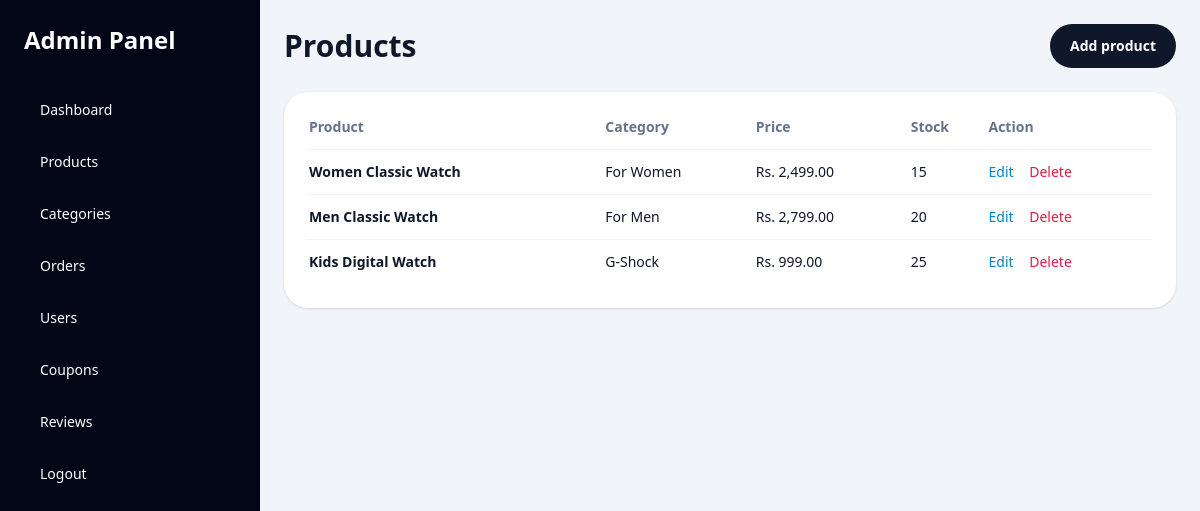
Screenshot of /admin/manage_products.php (signed in) with the database file from the repository.
### tables this page shows
CREATE TABLE IF NOT EXISTS products (
  id INT UNSIGNED AUTO_INCREMENT PRIMARY KEY,
  name VARCHAR(190) NOT NULL,
  description TEXT DEFAULT NULL,
  category_id INT UNSIGNED DEFAULT NULL,
  price DECIMAL(10,2) NOT NULL,
  stock INT UNSIGNED NOT NULL DEFAULT 0,
  image VARCHAR(255) DEFAULT NULL,
  is_active TINYINT(1) NOT NULL DEFAULT 1,
  created_at TIMESTAMP NOT NULL DEFAULT CURRENT_TIMESTAMP,
  KEY idx_products_category (category_id),
  KEY idx_products_active (is_active),
  CONSTRAINT chk_products_price_non_negative CHECK (price >= 0),
  CONSTRAINT fk_products_category
    FOREIGN KEY (category_id) REFERENCES categories(id) ON DELETE SET NULL
);

CREATE TABLE IF NOT EXISTS categories (
  id INT UNSIGNED AUTO_INCREMENT PRIMARY KEY,
  name VARCHAR(120) NOT NULL,
  image VARCHAR(255) DEFAULT NULL,
  created_at TIMESTAMP NOT NULL DEFAULT CURRENT_TIMESTAMP,
  UNIQUE KEY uq_categories_name (name)
);

### admin/manage_products.php (called while the page is built)
<?php
require __DIR__ . '/products.php';

### config/bootstrap.php (called while the page is built, shortened)
<?php
require_once __DIR__ . '/database.php';
require_once __DIR__ . '/../models/BaseModel.php';
require_once __DIR__ . '/../models/ProductModel.php';
function app_url(string $path = ''): string
{
    return rtrim(BASE_URL, '/') . '/' . ltrim($path, '/');
}
function e(null|string|int|float $value): string
{
    return htmlspecialchars((string) $value, ENT_QUOTES, 'UTF-8');
}
function money(float $amount): string
{
    return 'Rs. ' . number_format($amount, 2);
}

### config/database.php (called while the page is built, shortened)
<?php
function db(): PDO
{
    $pdo = new PDO(
        'mysql:host=' . DB_HOST . ';dbname=' . DB_NAME . ';charset=utf8mb4',
        DB_USER,
        DB_PASS,
        [
            PDO::ATTR_ERRMODE => PDO::ERRMODE_EXCEPTION,
            PDO::ATTR_DEFAULT_FETCH_MODE => PDO::FETCH_ASSOC,
        ]
    );
    return $pdo;
}

### models/BaseModel.php (called while the page is built, shortened)
<?php
abstract class BaseModel
{
    public function __construct()
    {
        $this->pdo = db();
    }
}

### models/ProductModel.php (called while the page is built, shortened)
<?php
class ProductModel extends BaseModel
{
    public function adminAll(): array
    {
        return $this->pdo->query(
            'SELECT p.*, c.name AS category_name
             FROM products p
             LEFT JOIN categories c ON c.id = p.category_id
             ORDER BY p.created_at DESC'
        )->fetchAll();
    }
}

### admin/products.php (the view, shortened to what this page needs)
<?php
require_once __DIR__ . '/../config/bootstrap.php';
$products = (new ProductModel())->adminAll();
require __DIR__ . '/partials/header.php';
?>
<div class="mb-6 flex items-center justify-between gap-4">
    <h1 class="text-3xl font-bold">Products</h1>
    <a href="<?= e(app_url('admin/product_form.php')); ?>" class="rounded-full bg-slate-900 px-5 py-3 text-sm font-semibold text-white">Add product</a>
</div>
<div class="rounded-3xl bg-white p-6 shadow">
    <div class="overflow-x-auto">
        <table class="min-w-full text-sm">
            <thead><tr class="text-left text-slate-500"><th class="pb-3">Product</th><th class="pb-3">Category</th><th class="pb-3">Price</th><th class="pb-3">Stock</th><th class="pb-3">Action</th></tr></thead>
            <tbody>
            <?php foreach ($products as $product): ?>
                <tr class="border-t border-slate-100">
                    <td class="py-3 font-semibold"><?= e($product['name']); ?></td>
                    <td class="py-3"><?= e((string) $product['category_name']); ?></td>
                    <td class="py-3"><?= e(money((float) $product['price'])); ?></td>
                    <td class="py-3"><?= (int) $product['stock']; ?></td>
                    <td class="py-3">
                        <a class="text-sky-600" href="<?= e(app_url('admin/product_form.php?id=' . (int) $product['id'])); ?>">Edit</a>
                        <a class="ml-3 text-rose-600" href="<?= e(app_url('admin/product_delete.php?id=' . (int) $product['id'])); ?>" onclick="return confirm('Delete this product?')">Delete</a>
                    </td>
                </tr>
            <?php endforeach; ?>
            </tbody>
        </table>
    </div>
</div>
<?php require __DIR__ . '/partials/footer.php'; ?>

### rows the page displays
products: name "Women Classic Watch", category.name "For Women", price "Rs. 2,499.00", stock "15"
products: name "Men Classic Watch", category.name "For Men", price "Rs. 2,799.00", stock "20"
products: name "Kids Digital Watch", category.name "G-Shock", price "Rs. 999.00", stock "25"
